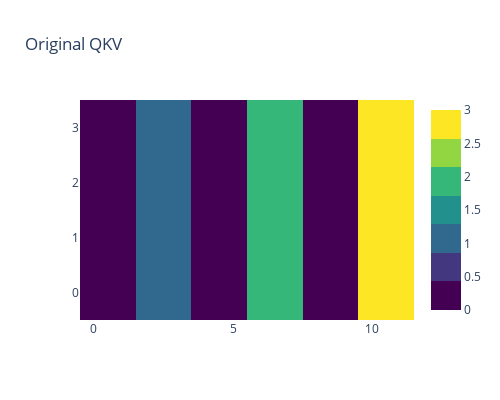
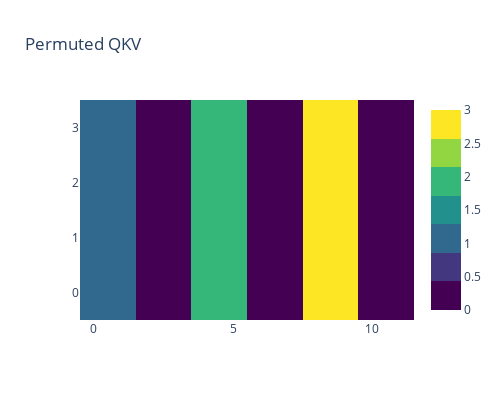

Notebook code cell kept with these figures, in order:
### Code cell
H, hd = 2, 2
qkv = make_qkv(H, hd)
# qkv = make_qkv_checkered(H, hd)
perm_true = torch.tensor([1, 0])

show_matrix(qkv, "Original QKV").show()

qkv_perm = permute_heads(qkv, perm_true, H, hd)
show_matrix(qkv_perm, "Permuted QKV").show()
print(perm_true)

### Figure 1 — Plotly figure (JSON) as saved in the notebook; plotly's stock layout.template omitted (floating-point values rounded to 4 significant figures)
{"data": [{"colorbar": {"tickmode": "array", "tickvals": [0.0, 0.5, 1.0, 1.5, 2.0, 2.5, 3.0]}, "colorscale": [[0, "rgb(68, 1, 84)"], [0.1429, "rgb(68, 1, 84)"], [0.1429, "rgb(67, 56, 128)"], [0.2857, "rgb(67, 56, 128)"], [0.2857, "rgb(49, 104, 142)"], [0.4286, "rgb(49, 104, 142)"], [0.4286, "rgb(34, 144, 140)"], [0.5714, "rgb(34, 144, 140)"], [0.5714, "rgb(53, 183, 121)"], [0.7143, "rgb(53, 183, 121)"], [0.7143, "rgb(146, 214, 66)"], [0.8571, "rgb(146, 214, 66)"], [0.8571, "rgb(253, 231, 37)"], [1, "rgb(253, 231, 37)"]], "type": "heatmap", "z": [[0.0, 0.0, 1.0, 1.0, 0.0, 0.0, 2.0, 2.0, 0.0, 0.0, 3.0, 3.0], [0.0, 0.0, 1.0, 1.0, 0.0, 0.0, 2.0, 2.0, 0.0, 0.0, 3.0, 3.0], [0.0, 0.0, 1.0, 1.0, 0.0, 0.0, 2.0, 2.0, 0.0, 0.0, 3.0, 3.0], [0.0, 0.0, 1.0, 1.0, 0.0, 0.0, 2.0, 2.0, 0.0, 0.0, 3.0, 3.0]], "zmax": 3, "zmin": 0}], "layout": {"height": 400, "title": {"text": "Original QKV"}, "width": 500}}

### Figure 2 — Plotly figure (JSON) as saved in the notebook; plotly's stock layout.template omitted (floating-point values rounded to 4 significant figures)
{"data": [{"colorbar": {"tickmode": "array", "tickvals": [0.0, 0.5, 1.0, 1.5, 2.0, 2.5, 3.0]}, "colorscale": [[0, "rgb(68, 1, 84)"], [0.1429, "rgb(68, 1, 84)"], [0.1429, "rgb(67, 56, 128)"], [0.2857, "rgb(67, 56, 128)"], [0.2857, "rgb(49, 104, 142)"], [0.4286, "rgb(49, 104, 142)"], [0.4286, "rgb(34, 144, 140)"], [0.5714, "rgb(34, 144, 140)"], [0.5714, "rgb(53, 183, 121)"], [0.7143, "rgb(53, 183, 121)"], [0.7143, "rgb(146, 214, 66)"], [0.8571, "rgb(146, 214, 66)"], [0.8571, "rgb(253, 231, 37)"], [1, "rgb(253, 231, 37)"]], "type": "heatmap", "z": [[1.0, 1.0, 0.0, 0.0, 2.0, 2.0, 0.0, 0.0, 3.0, 3.0, 0.0, 0.0], [1.0, 1.0, 0.0, 0.0, 2.0, 2.0, 0.0, 0.0, 3.0, 3.0, 0.0, 0.0], [1.0, 1.0, 0.0, 0.0, 2.0, 2.0, 0.0, 0.0, 3.0, 3.0, 0.0, 0.0], [1.0, 1.0, 0.0, 0.0, 2.0, 2.0, 0.0, 0.0, 3.0, 3.0, 0.0, 0.0]], "zmax": 3, "zmin": 0}], "layout": {"height": 400, "title": {"text": "Permuted QKV"}, "width": 500}}
